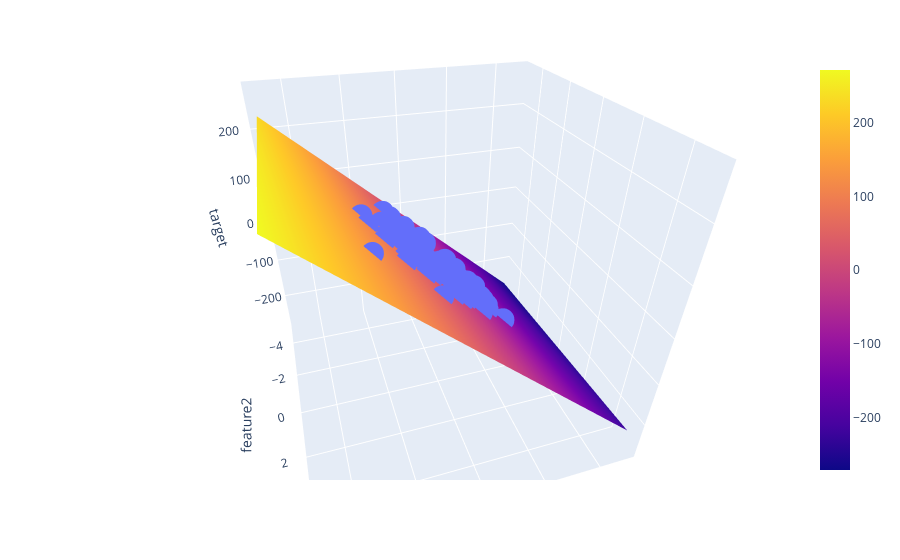

Source (notebook cell):
### Code cell
import plotly.graph_objects as go
x = np.linspace(-5, 5, 10)
y = np.linspace(-5, 5, 10)
xGrid, yGrid = np.meshgrid(y, x)

z_final = mymodel.predict(final).reshape(10,10)

z = z_final
final = np.vstack((xGrid.ravel().reshape(1,100),yGrid.ravel().reshape(1,100))).T
     

fig = px.scatter_3d(df, x='feature1', y='feature2', z='target')

fig.add_trace(go.Surface(x = x, y = y, z =z ))

fig.show()

### Figure 1 — Plotly figure (JSON) as saved in the notebook; plotly's stock layout.template omitted (floating-point values rounded to 4 significant figures; data arrays with more than 128 entries replaced by an {"elided": "..."} marker saying what was removed)
{"data": [{"hovertemplate": "feature1=%{x}<br>feature2=%{y}<br>target=%{z}<extra></extra>", "legendgroup": "", "marker": {"color": "#636efa", "symbol": "circle"}, "mode": "markers", "name": "", "scene": "scene", "showlegend": false, "type": "scatter3d", "x": {"elided": "150 float values"}, "y": {"elided": "150 float values"}, "z": {"elided": "150 float values"}}, {"type": "surface", "x": [-5, -3.889, -2.778, -1.667, -0.5556, 0.5556, 1.667, 2.778, 3.889, 5], "y": [-5, -3.889, -2.778, -1.667, -0.5556, 0.5556, 1.667, 2.778, 3.889, 5], "z": [[-271.4, -215.9, -160.4, -104.9, -49.35, 6.153, 61.66, 117.2, 172.7, 228.2], [-266.6, -211.1, -155.6, -100.1, -44.55, 10.95, 66.46, 122.0, 177.5, 233.0], [-261.8, -206.3, -150.8, -95.26, -39.75, 15.75, 71.26, 126.8, 182.3, 237.8], [-257.0, -201.5, -146.0, -90.46, -34.95, 20.55, 76.06, 131.6, 187.1, 242.6], [-252.2, -196.7, -141.2, -85.66, -30.15, 25.35, 80.86, 136.4, 191.9, 247.4], [-247.4, -191.9, -136.4, -80.86, -25.35, 30.15, 85.66, 141.2, 196.7, 252.2], [-242.6, -187.1, -131.6, -76.06, -20.55, 34.95, 90.46, 146.0, 201.5, 257.0], [-237.8, -182.3, -126.8, -71.26, -15.75, 39.75, 95.26, 150.8, 206.3, 261.8], [-233.0, -177.5, -122.0, -66.46, -10.95, 44.55, 100.1, 155.6, 211.1, 266.6], [-228.2, -172.7, -117.2, -61.66, -6.153, 49.35, 104.9, 160.4, 215.9, 271.4]]}], "layout": {"autosize": true, "legend": {"tracegroupgap": 0}, "margin": {"t": 60}, "scene": {"aspectmode": "auto", "aspectratio": {"x": 1, "y": 1, "z": 1}, "camera": {"center": {"x": 0, "y": 0, "z": 0}, "eye": {"x": 0.4012, "y": 1.279, "z": 0.9019}, "projection": {"type": "perspective"}, "up": {"x": 0, "y": 0, "z": 1}}, "domain": {"x": [0, 1], "y": [0, 1]}, "xaxis": {"title": {"text": "feature1"}, "type": "linear"}, "yaxis": {"title": {"text": "feature2"}, "type": "linear"}, "zaxis": {"title": {"text": "target"}, "type": "linear"}}}}
